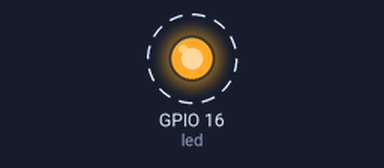
This program was run on a simulated Raspberry Pi (BCM pin numbers). Shown: output pins drawn as LEDs (lit = HIGH). Dashed ring = blinking. What the program prints to the terminal is not drawn.

Above: at 0.5 s.
Timing chart, 0 to 4.6 s (numbered marks = the images above):
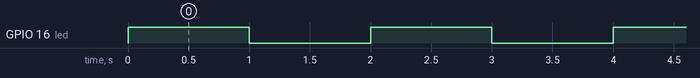

Measured:
- by itself, GPIO 16 (led): alternates HIGH for 1.0 s and LOW for 1.0 s

The program:

led_test.py
```python
from gpiozero import LED
from time import sleep

# Setup LED on GPIO 16
led = LED(16)

print("LED Test Running on GPIO 16...")
print("Press Ctrl+C to stop.")

while True:
    led.on()   # Turn ON
    sleep(1)   # Wait 1 second
    led.off()  # Turn OFF
    sleep(1)   # Wait 1 second
```
